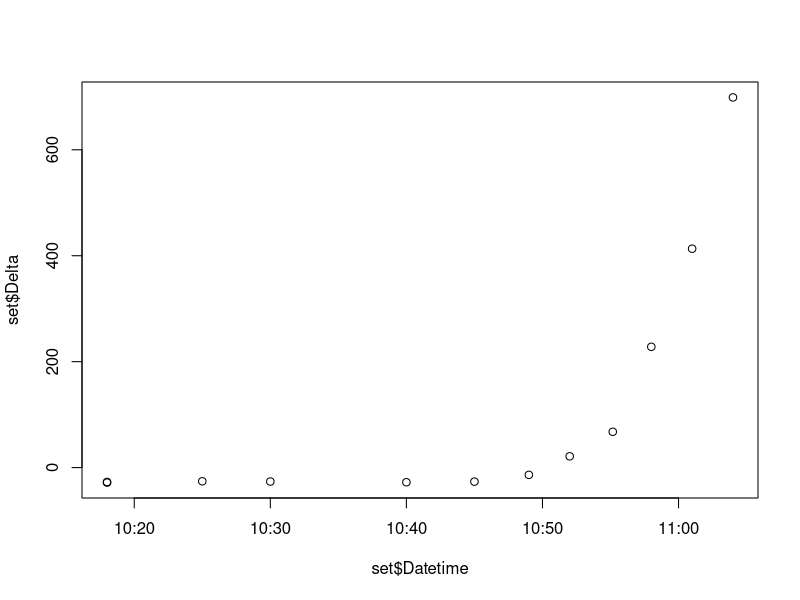
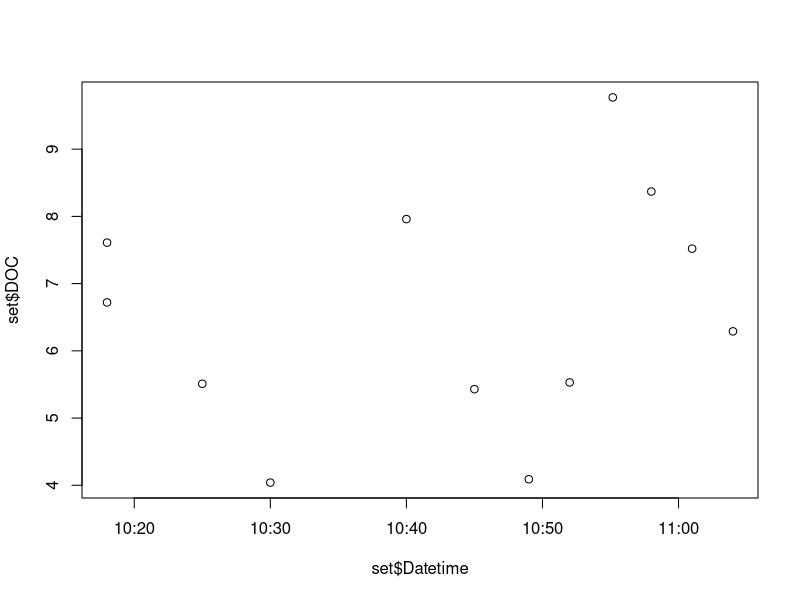
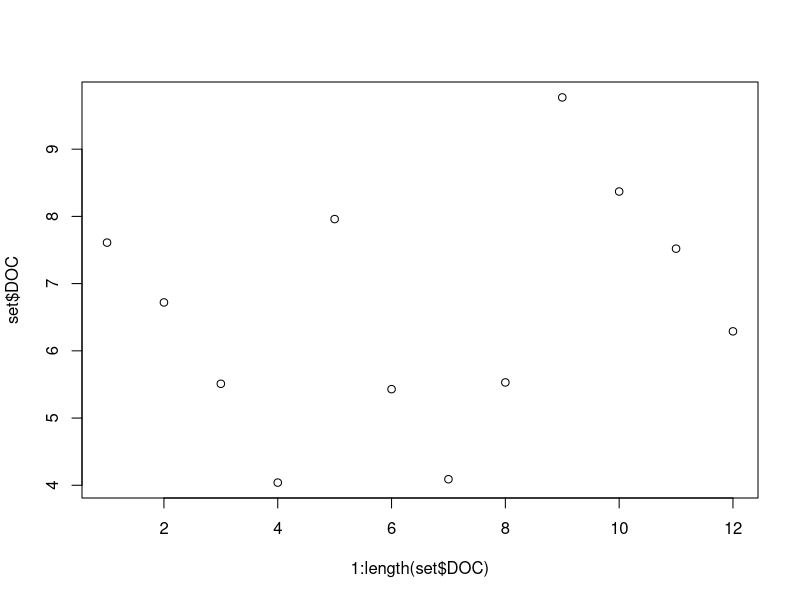
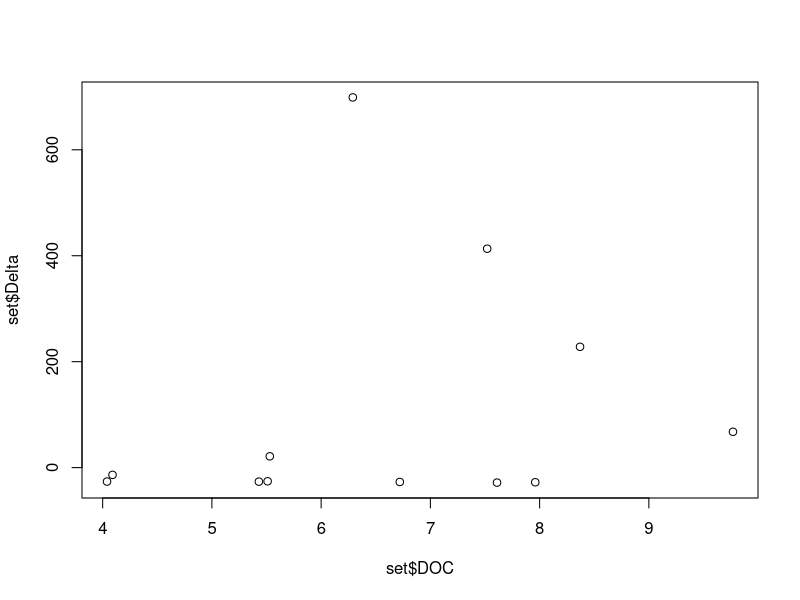

Recreate these plots in R, in order.
library(tidyverse)
library(lubridate)

setwd("/Users/phill/Dropbox/Isotopes/sugarIsotopes/201117")

dat <- read_csv("13CAdditionData_CrestonLeachate_20190809(1).csv") #original data file from experiment
picarro <- read_csv("CFIDS2157_IsotopicData_20201117_183150.csv") #Picarro output
aurora <- read_csv("Hall_201117.csv") #Aurora output
doc <- read_csv("doc.csv") #Calculate DOC from Aurora output

inds <- c() #indices of samples in original data file
auroraSampleNumbers <- c() #Correspondings "Spl#" of the samples in the Aurora output
for(SampleID in doc$SampleID){
  inds <- c(inds, match(SampleID, dat$DOC.ID))
  auroraSampleNumbers <- c(auroraSampleNumbers, aurora$`Spl#`[match(SampleID, aurora$`Sample ID`)])
}

set<-dat[inds,] #Pick out rows of the samples we ran from the original data file
set$DOC <- doc$DOC #Attach DOC values from the DOC file

samplePicarroIndices <- c() #Indices of the samples we ran in the Picarro output
for (n in auroraSampleNumbers) {
  samplePicarroIndices <-
    c(samplePicarroIndices, match(n, picarro$`Sample Id`))
}

#Make list of Delta values of the samples from the Picarro output
deltas <- c()
for (i in samplePicarroIndices) {
  deltas <- c(deltas, picarro$`Delta 13C`[i])
}

set$Delta <- deltas #Attach delta values
set$Datetime <-
  mdy_hms(paste(as.character(set$SampleDate), as.character(set$SampleTime))) #Attach datetime for plots

plot(set$Datetime, set$Delta)
plot(set$Datetime, set$DOC)
plot(1:length(set$DOC), set$DOC)
plot(set$DOC, set$Delta)

dat$DOC <- NA
dat$Delta <- NA
#Write DOC and Deltas back to original file
for(i in 1:length(set$DOC.ID)){
  dat$DOC[match(set$DOC.ID[i],dat$DOC.ID)] <- set$DOC[i]
  dat$Delta[match(set$DOC.ID[i],dat$DOC.ID)] <- set$Delta[i]
}

write.csv(dat, file="13CAdditionData_CrestonLeachate_20190809(1)_Analyzed.csv")
